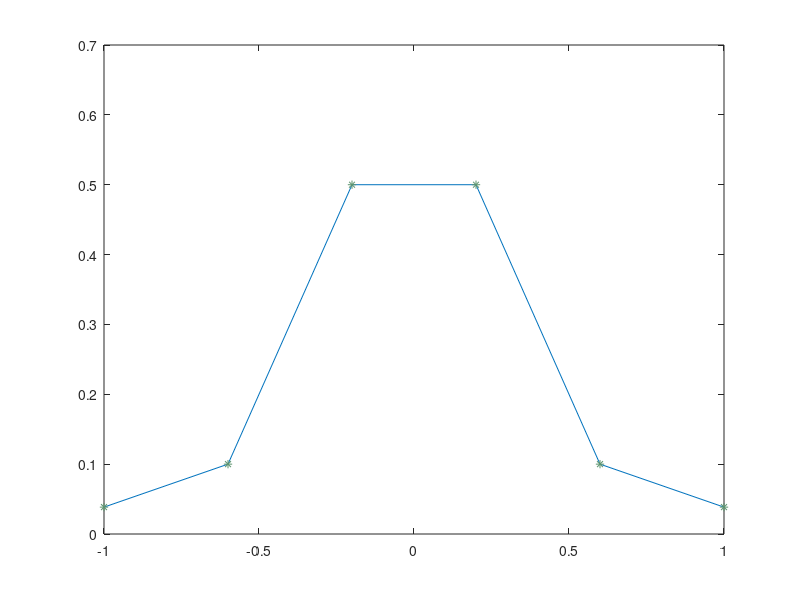

Source code (MATLAB): (Note: this script raises an error after producing the figure.)
% Runge's Phenomenon 
% plots the oscillation at edges of intervals
% due to high degree Lagrangian polynomials
% over equispaced interpolation points
% plots interpolating polynomials of the 5th & 9th order
close all; clear; clc;

% colors--why not!
english_lavender = 1/255*[189,139,156];
dark_slate_blue = 1/255*[65,66,136];
russian_green = 1/255*[92,148,110];
metal = 1/255*[42,45,52];

% setup values
n = 5;
x = @(i) (2.*i)/n - 1; 
i = 0:1:n;
pnts = x(i);
f = @(x) 1./(1+25*x.^2);

% plotting runge's function
F1 = plot(pnts,f(pnts));
hold on;

% --------------------------------------------------------------
% L_5
% k + 1, i.e. 6 values
i = 0:1:5;
x = x(i);
y = f(x);
n = 5;
a = [];

% mark the points for interpolation
for i = 1:1:length(x)
   d(i) = plot(x(i),y(i),'r*','Color',russian_green);
end

z = -1:.1:1;
a = ones(n+1,21);
l = ones(n+1,length(z));
for j = 1:n+1
    for m = 1:n+1
        if m ~= j
            a(m,:) = (z - x(m) ) ./ (x(j)-x(m));
        else
            a(m,:) = 1;
        end
    end

    for k=1:n+1
        l(j,:)=l(j,:).*a(k,:);
    end
       
end
       
L(:) = zeros(1,length(z));

for k=1:length(z)
    for j=1:n+1
        L(k) = L(k) + y(j)*l(j,k);
    end
end

L5 = plot(z,L,'Color',metal);
grid on
hold off;

% finishing the graph 
legend([F1,L5],{'$f = \frac{1}{1+25x^2}$ for $x_i = \frac{2}{n-1}$ on $[0,5]$','$L_5$'},'interpreter','latex');
xlim([-1 1]) 
ylim([-0.1 0.9])
title("Runge's Phenomenon $f = 1/(1+25x^2)$",'interpreter','latex') 
xlabel("$n$",'interpreter','latex')
ylabel("$f$",'interpreter','latex') 
hold off; 

% --------------------------------------------------------------
% L_9  
figure; 

% setup values
n = 9;
x = @(i) (2.*i)/n - 1; 
i = 0:1:n;
pnts = x(i);
f = @(x) 1./(1+25*x.^2);

% plotting runge's function
F2 = plot(pnts,f(pnts));
hold on;

i = 0:1:9;
x = x(i);
y = f(x);
n = 9;
a = [];

% mark the points for interpolation
for i = 1:1:length(x)
   d(i) = plot(x(i),y(i),'r*','Color',dark_slate_blue);
end

z = -1:.1:1;
a=ones(n+1,21);
l=ones(n+1,length(z));
for j = 1:n+1
    for m = 1:n+1
        if m ~= j
            a(m,:) = (z - x(m) ) ./ (x(j)-x(m));
        else
            a(m,:) = 1;
        end
    end

    for k=1:n+1
        l(j,:)=l(j,:).*a(k,:);
    end
       
end
       
L(:) = zeros(1,length(z));

for k=1:length(z)
    for j=1:n+1
        L(k) = L(k) + y(j)*l(j,k);
    end
end

L9 = plot(z,L,'Color',english_lavender);
grid on
legend([F2,L9],{'$f = \frac{1}{1+25x^2}$ for $x_i = \frac{2}{n-1}$ on $[0,9]$','$L_9$'},'interpreter','latex');
xlim([-1 1]) 
ylim([-0.3 0.9])
title("Runge's Phenomenon $f = 1/(1+25x^2)$",'interpreter','latex') 
xlabel("$n$",'interpreter','latex')
ylabel("$f$",'interpreter','latex') 
hold off; 
